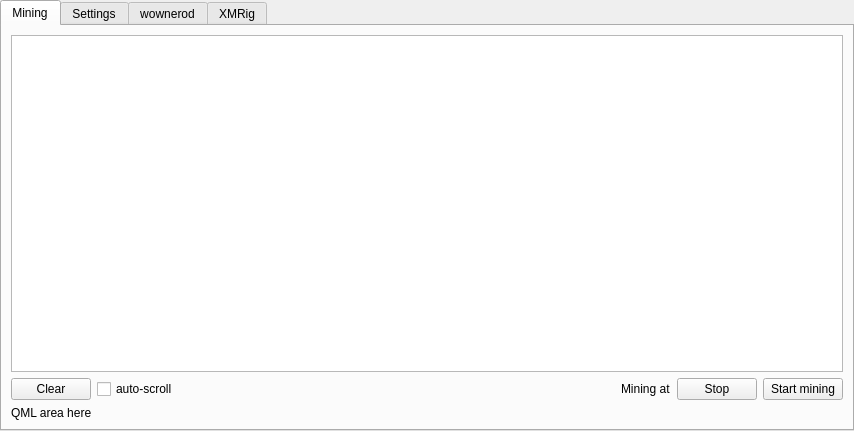
<?xml version="1.0" encoding="UTF-8"?>
<ui version="4.0">
 <class>XMRigWidget</class>
 <widget class="QWidget" name="XMRigWidget">
  <property name="geometry">
   <rect>
    <x>0</x>
    <y>0</y>
    <width>854</width>
    <height>431</height>
   </rect>
  </property>
  <property name="windowTitle">
   <string>Form</string>
  </property>
  <layout class="QGridLayout" name="gridLayout_2">
   <property name="leftMargin">
    <number>0</number>
   </property>
   <property name="topMargin">
    <number>0</number>
   </property>
   <property name="rightMargin">
    <number>0</number>
   </property>
   <property name="bottomMargin">
    <number>0</number>
   </property>
   <item row="0" column="0">
    <widget class="QTabWidget" name="tabWidget">
     <property name="currentIndex">
      <number>0</number>
     </property>
     <widget class="QWidget" name="tab">
      <attribute name="title">
       <string>Mining</string>
      </attribute>
      <layout class="QGridLayout" name="gridLayout_3">
       <item row="0" column="0">
        <widget class="QFrame" name="consoleFrame">
         <property name="frameShape">
          <enum>QFrame::NoFrame</enum>
         </property>
         <property name="frameShadow">
          <enum>QFrame::Plain</enum>
         </property>
         <property name="lineWidth">
          <number>0</number>
         </property>
         <layout class="QGridLayout" name="gridLayout_5">
          <property name="leftMargin">
           <number>0</number>
          </property>
          <property name="topMargin">
           <number>0</number>
          </property>
          <property name="rightMargin">
           <number>0</number>
          </property>
          <property name="bottomMargin">
           <number>0</number>
          </property>
          <item row="0" column="0">
           <widget class="QPlainTextEdit" name="console">
            <property name="readOnly">
             <bool>true</bool>
            </property>
           </widget>
          </item>
          <item row="1" column="0">
           <layout class="QHBoxLayout" name="horizontalLayout_2">
            <item>
             <widget class="QPushButton" name="btn_clear">
              <property name="text">
               <string>Clear</string>
              </property>
             </widget>
            </item>
            <item>
             <widget class="QCheckBox" name="check_autoscroll">
              <property name="text">
               <string>auto-scroll</string>
              </property>
             </widget>
            </item>
            <item>
             <spacer name="horizontalSpacer_2">
              <property name="orientation">
               <enum>Qt::Horizontal</enum>
              </property>
              <property name="sizeHint" stdset="0">
               <size>
                <width>40</width>
                <height>20</height>
               </size>
              </property>
             </spacer>
            </item>
            <item>
             <widget class="QLabel" name="label_status">
              <property name="text">
               <string>Mining at</string>
              </property>
             </widget>
            </item>
            <item>
             <widget class="QPushButton" name="btn_stop">
              <property name="text">
               <string>Stop</string>
              </property>
             </widget>
            </item>
            <item>
             <widget class="QPushButton" name="btn_start">
              <property name="text">
               <string>Start mining</string>
              </property>
             </widget>
            </item>
           </layout>
          </item>
         </layout>
        </widget>
       </item>
       <item row="1" column="0">
        <widget class="QFrame" name="qmlFrame">
         <property name="frameShape">
          <enum>QFrame::NoFrame</enum>
         </property>
         <property name="frameShadow">
          <enum>QFrame::Plain</enum>
         </property>
         <property name="lineWidth">
          <number>0</number>
         </property>
         <layout class="QGridLayout" name="gridLayout_7">
          <property name="leftMargin">
           <number>0</number>
          </property>
          <property name="topMargin">
           <number>0</number>
          </property>
          <property name="rightMargin">
           <number>0</number>
          </property>
          <property name="bottomMargin">
           <number>0</number>
          </property>
          <item row="0" column="0">
           <widget class="QLabel" name="qmlFrameTxt">
            <property name="text">
             <string>QML area here</string>
            </property>
           </widget>
          </item>
         </layout>
        </widget>
       </item>
      </layout>
     </widget>
     <widget class="QWidget" name="tab_3">
      <attribute name="title">
       <string>Settings</string>
      </attribute>
      <layout class="QGridLayout" name="gridLayout_6">
       <item row="2" column="0">
        <spacer name="verticalSpacer">
         <property name="orientation">
          <enum>Qt::Vertical</enum>
         </property>
         <property name="sizeHint" stdset="0">
          <size>
           <width>20</width>
           <height>386</height>
          </size>
         </property>
        </spacer>
       </item>
       <item row="0" column="0">
        <layout class="QHBoxLayout" name="horizontalLayout_3">
         <item>
          <layout class="QFormLayout" name="formLayout">
           <item row="0" column="0">
            <widget class="QLabel" name="label">
             <property name="text">
              <string>Graphics</string>
             </property>
            </widget>
           </item>
           <item row="0" column="1">
            <widget class="QComboBox" name="comboBox_gfx">
             <item>
              <property name="text">
               <string>Ultra</string>
              </property>
             </item>
             <item>
              <property name="text">
               <string>Potato</string>
              </property>
             </item>
            </widget>
           </item>
           <item row="1" column="0">
            <widget class="QLabel" name="label_8">
             <property name="text">
              <string>Executable</string>
             </property>
            </widget>
           </item>
           <item row="1" column="1">
            <layout class="QHBoxLayout" name="horizontalLayout">
             <item>
              <widget class="QLineEdit" name="lineEdit_path">
               <property name="placeholderText">
                <string>Path to wownerod...</string>
               </property>
              </widget>
             </item>
             <item>
              <widget class="QPushButton" name="btn_browse">
               <property name="text">
                <string>Browse</string>
               </property>
              </widget>
             </item>
            </layout>
           </item>
           <item row="2" column="0">
            <widget class="QLabel" name="extraArgs_label">
             <property name="text">
              <string>Extra Args</string>
             </property>
            </widget>
           </item>
           <item row="2" column="1">
            <layout class="QHBoxLayout" name="horizontalLayout">
             <item>
              <widget class="QLineEdit" name="extraArgs">
               <property name="placeholderText">
                <string></string>
               </property>
              </widget>
             </item>
            </layout>
           </item>
           <item row="3" column="0">
            <widget class="QLabel" name="label_threads">
             <property name="text">
              <string>CPU threads</string>
             </property>
            </widget>
           </item>
           <item row="3" column="1">
            <layout class="QHBoxLayout" name="horizontalLayout_4">
             <item>
              <widget class="QSlider" name="threadSlider">
               <property name="orientation">
                <enum>Qt::Horizontal</enum>
               </property>
              </widget>
             </item>
             <item>
              <spacer name="horizontalSpacer_3">
               <property name="orientation">
                <enum>Qt::Horizontal</enum>
               </property>
               <property name="sizeHint" stdset="0">
                <size>
                 <width>40</width>
                 <height>20</height>
                </size>
               </property>
              </spacer>
             </item>
            </layout>
           </item>
          </layout>
         </item>
         <item>
          <spacer name="horizontalSpacer">
           <property name="orientation">
            <enum>Qt::Horizontal</enum>
           </property>
           <property name="sizeHint" stdset="0">
            <size>
             <width>40</width>
             <height>20</height>
            </size>
           </property>
          </spacer>
         </item>
         <item>
          <layout class="QVBoxLayout" name="verticalLayout">
           <item>
            <widget class="QLabel" name="lbl_logo">
             <property name="text">
              <string>img</string>
             </property>
            </widget>
           </item>
           <item>
            <spacer name="verticalSpacer_2">
             <property name="orientation">
              <enum>Qt::Vertical</enum>
             </property>
             <property name="sizeHint" stdset="0">
              <size>
               <width>20</width>
               <height>40</height>
              </size>
             </property>
            </spacer>
           </item>
          </layout>
         </item>
        </layout>
       </item>
      </layout>
     </widget>
     <widget class="QWidget" name="tab_4">
      <attribute name="title">
       <string>wownerod</string>
      </attribute>
      <layout class="QGridLayout" name="gridLayout_4">
       <item row="0" column="0">
        <layout class="QHBoxLayout" name="horizontalLayout_9">
         <item>
          <widget class="QLabel" name="label_latest_version_wownerod">
           <property name="text">
            <string>Latest version:</string>
           </property>
          </widget>
         </item>
         <item>
          <widget class="QLabel" name="label_version_2">
           <property name="enabled">
            <bool>false</bool>
           </property>
           <property name="text">
            <string>(right-click to download)</string>
           </property>
           <property name="alignment">
            <set>Qt::AlignRight|Qt::AlignTrailing|Qt::AlignVCenter</set>
           </property>
          </widget>
         </item>
        </layout>
       </item>
       <item row="1" column="0">
        <widget class="QTableView" name="tableWownerod">
         <property name="contextMenuPolicy">
          <enum>Qt::CustomContextMenu</enum>
         </property>
         <property name="editTriggers">
          <set>QAbstractItemView::NoEditTriggers</set>
         </property>
         <property name="selectionMode">
          <enum>QAbstractItemView::SingleSelection</enum>
         </property>
         <property name="selectionBehavior">
          <enum>QAbstractItemView::SelectRows</enum>
         </property>
         <property name="sortingEnabled">
          <bool>false</bool>
         </property>
         <attribute name="horizontalHeaderStretchLastSection">
          <bool>false</bool>
         </attribute>
        </widget>
       </item>
      </layout>
     </widget>
     <widget class="QWidget" name="tab_2">
      <attribute name="title">
       <string>XMRig</string>
      </attribute>
      <layout class="QGridLayout" name="gridLayout">
       <item row="0" column="0">
        <layout class="QHBoxLayout" name="horizontalLayout_7">
         <item>
          <widget class="QLabel" name="label_latest_version_rig">
           <property name="text">
            <string>Latest version:</string>
           </property>
          </widget>
         </item>
         <item>
          <widget class="QLabel" name="label_version">
           <property name="enabled">
            <bool>false</bool>
           </property>
           <property name="text">
            <string>(right-click to download)</string>
           </property>
           <property name="alignment">
            <set>Qt::AlignRight|Qt::AlignTrailing|Qt::AlignVCenter</set>
           </property>
          </widget>
         </item>
        </layout>
       </item>
       <item row="1" column="0">
        <widget class="QTableView" name="tableRig">
         <property name="contextMenuPolicy">
          <enum>Qt::CustomContextMenu</enum>
         </property>
         <property name="editTriggers">
          <set>QAbstractItemView::NoEditTriggers</set>
         </property>
         <property name="selectionMode">
          <enum>QAbstractItemView::SingleSelection</enum>
         </property>
         <property name="selectionBehavior">
          <enum>QAbstractItemView::SelectRows</enum>
         </property>
         <property name="sortingEnabled">
          <bool>false</bool>
         </property>
         <attribute name="horizontalHeaderStretchLastSection">
          <bool>false</bool>
         </attribute>
        </widget>
       </item>
      </layout>
     </widget>
    </widget>
   </item>
  </layout>
 </widget>
 <resources/>
 <connections/>
 <slots>
  <slot>linkClicked()</slot>
 </slots>
</ui>
